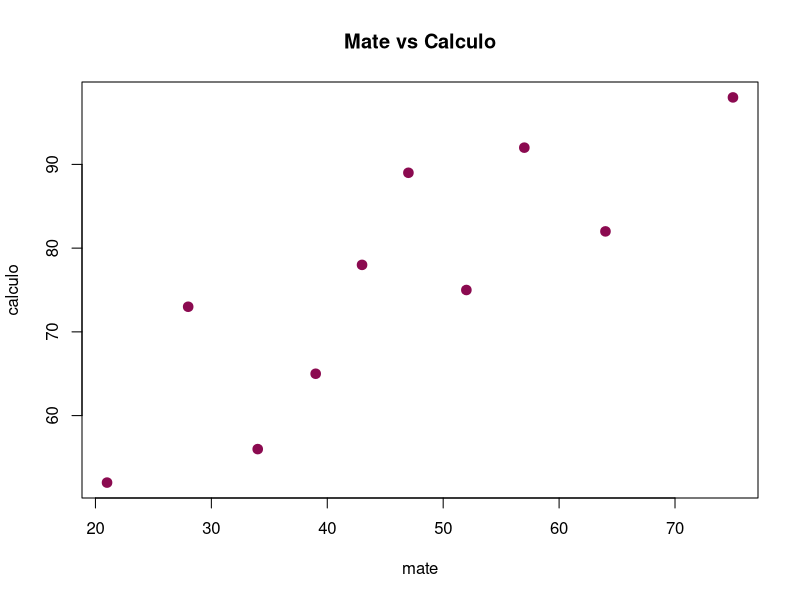
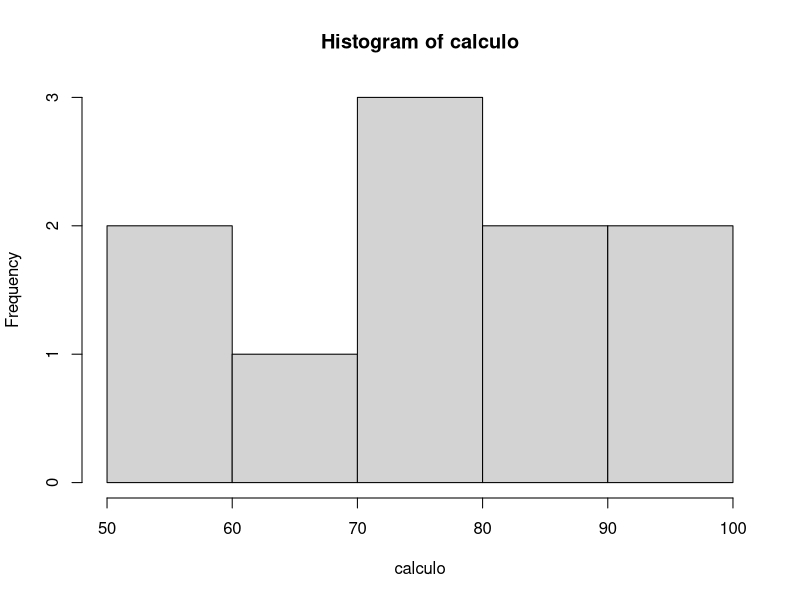
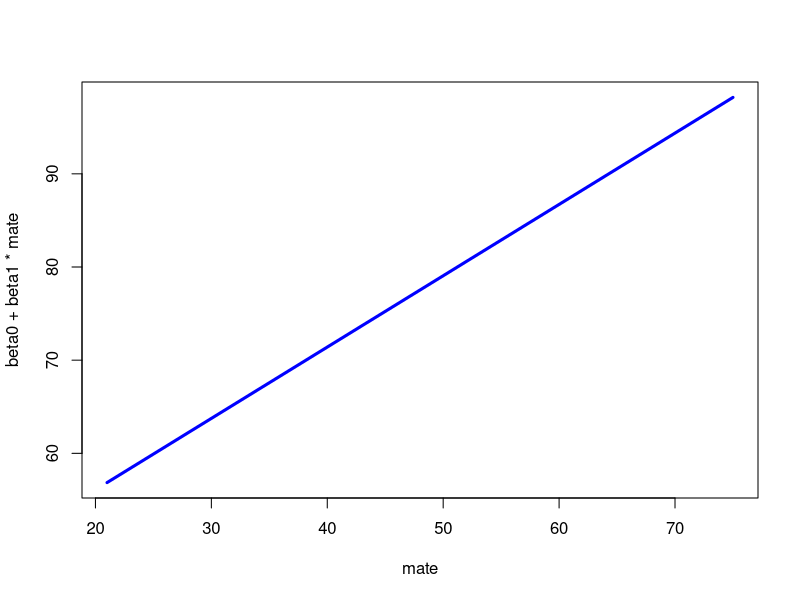
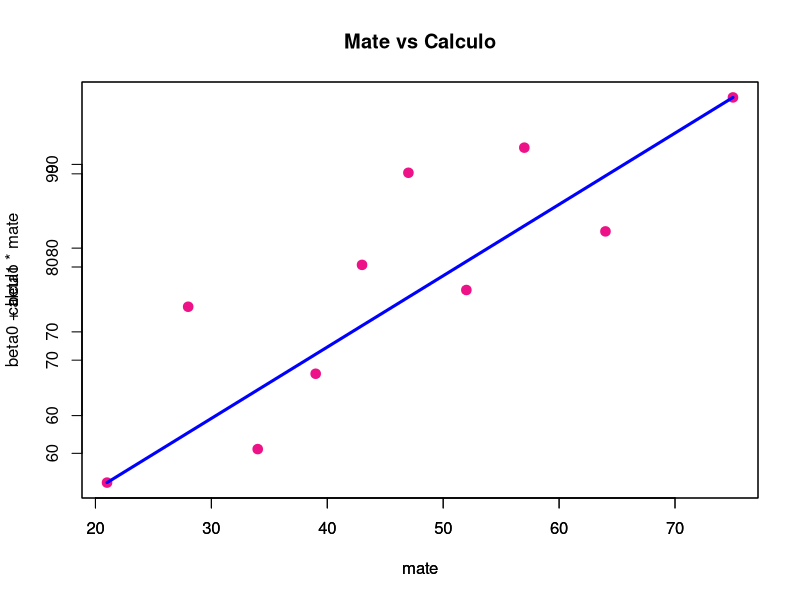
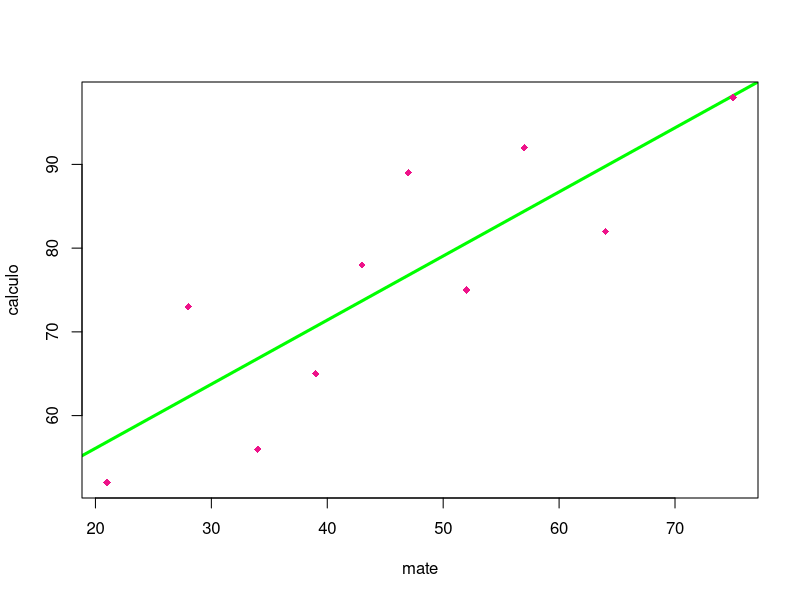
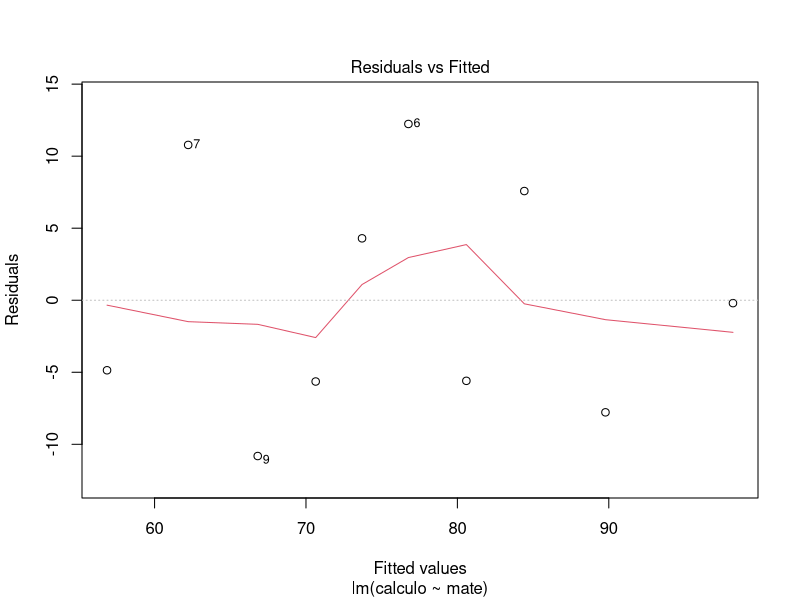
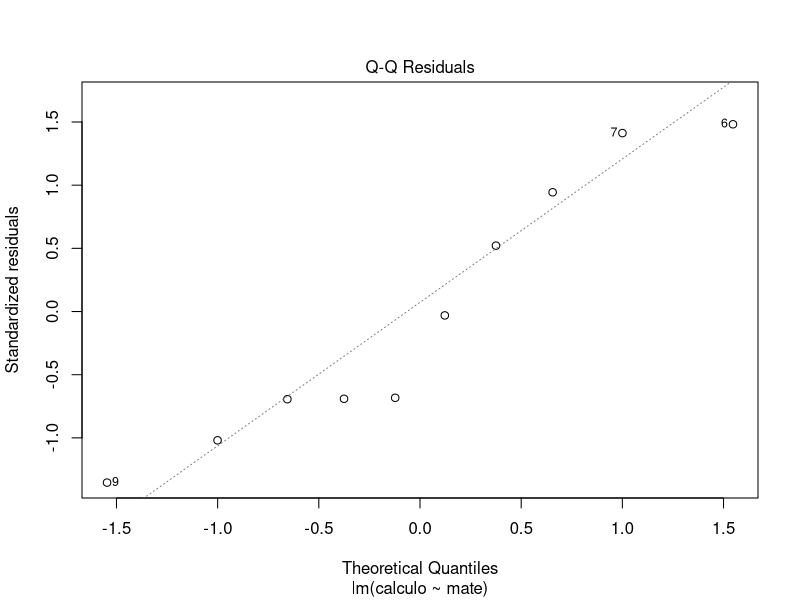
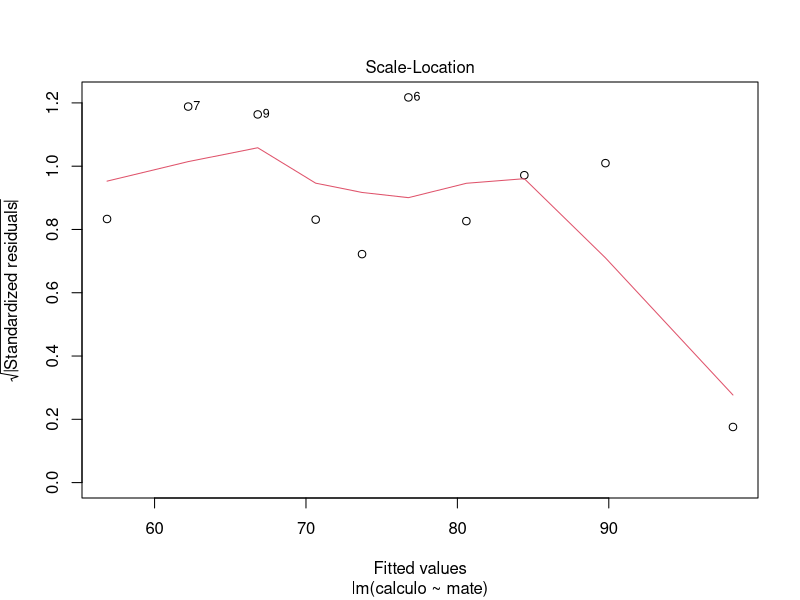

Generate these figures, in order, with R:
# 26/05/2022
# Tirso G. Ordaz García
# Econometría I
# Práctica 1

mate <- c(39,43,21,64,57,47,28,75,34,52)
calculo <- c(65,78,52,82,92,89,73,98,56,75)

plot(mate,calculo,col='deeppink4',pch=19,lwd=3,
     main='Mate vs Calculo')

hist(calculo)

# Estimación de Beta_0 y Beta_1

x <- mate
y <- calculo

xcuad <- x^2
ycuad <- y^2

n <- length(x)
xy <- x*y
xmean <- mean(x)
ymean <- mean(y)

SCxy <- sum(xy)-n*xmean*ymean
SCxy
SCx <- sum(xcuad)-n*(xmean)^2
SCx
SCy <- sum(ycuad)-n*(ymean)^2
SCy

beta1 <- SCxy/SCx
beta1
beta0 <- ymean-beta1*xmean
beta0

plot(mate, beta0+beta1*mate, type="l", col="blue", lwd=3)

plot(mate,calculo,col='deeppink2',pch=19,lwd=3,
     main='Mate vs Calculo')
# Juntar 2 gráficos en la misma ventana (buscar como se
# hace en ggplot)
par(new=TRUE)
plot(mate, beta0+beta1*mate, type="l", col="blue", lwd=3)

############################################################

# Función lm

model <- lm(calculo~mate)
model
# Always call summary
# Remember to check number of *s in the p value (1, 2, 3)
summary(model)
plot(mate, calculo, col='deeppink2',pch=18,lwd=3,
     abline(model, col="green", lwd=3))

# To check other graphics
plot(model)

############################################################









